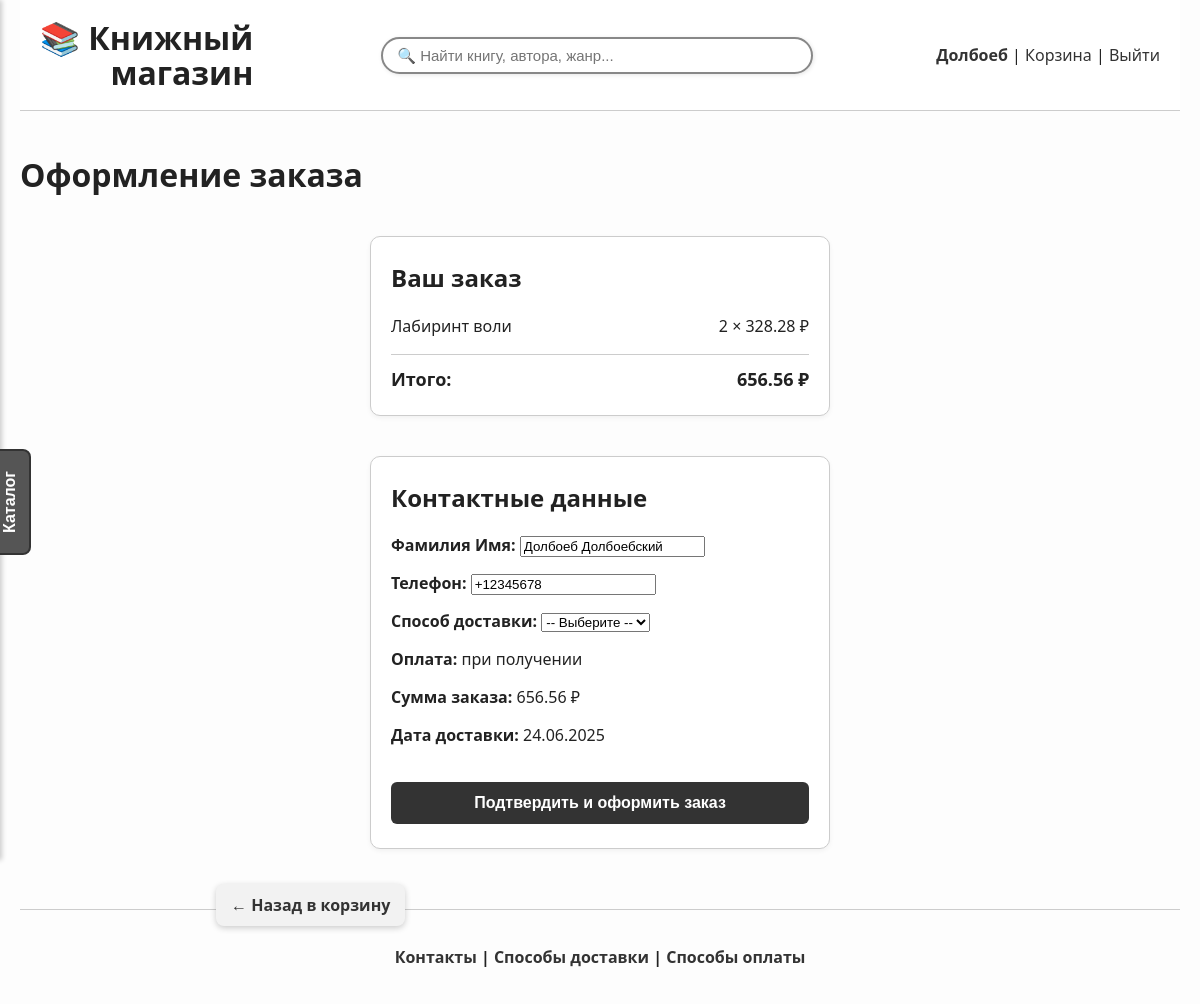
/checkout (signed in), run on the app's committed database.
### app/models.py (models this page shows, shortened)
class User(db.Model, UserMixin):
    id = db.Column(db.Integer, primary_key=True)
    first_name = db.Column(db.String(50), nullable=False)
    last_name = db.Column(db.String(50), nullable=False)
    email = db.Column(db.String(120), unique=True, nullable=False)
    phone = db.Column(db.String(20))
    password = db.Column(db.String(100), nullable=False)
    cart_items = db.relationship('CartItem', back_populates='user', cascade='all, delete-orphan', passive_deletes=True)
    reviews = db.relationship('Review', backref='user', cascade='all, delete-orphan', passive_deletes=True)
    orders = db.relationship('Order', back_populates='user', cascade='all, delete-orphan', passive_deletes=True)

class CartItem(db.Model):
    id = db.Column(db.Integer, primary_key=True)
    user_id = db.Column(db.Integer, db.ForeignKey('user.id', ondelete="CASCADE"), nullable=False)
    book_id = db.Column(db.Integer, db.ForeignKey('book.id'), nullable=False)
    quantity = db.Column(db.Integer, default=1)
    user = db.relationship('User', back_populates='cart_items')
    book = db.relationship('Book')

class Book(db.Model):
    id = db.Column(db.Integer, primary_key=True)
    title = db.Column(db.String(120))
    author = db.Column(db.String(120))
    year = db.Column(db.Integer)
    price = db.Column(db.Float)
    genre = db.Column(db.String(100))
    category = db.Column(db.String(100))
    cover = db.Column(db.String(255))
    description = db.Column(db.Text)
    rating = db.Column(db.Float)

### app/routes.py (the view, shortened to what this page needs)
@app.route('/checkout', methods=['GET', 'POST'])
@login_required
def checkout():
    selected_ids = session.get('selected_ids')
    if selected_ids:
        cart_items = CartItem.query.filter(
            CartItem.id.in_(selected_ids),
            CartItem.user_id == current_user.id
        ).all()
    else:
        cart_items = CartItem.query.filter_by(user_id=current_user.id).all()
    total = round(sum(item.book.price * item.quantity for item in cart_items), 2)
    delivery_date = datetime.utcnow().date().strftime("%d.%m.%Y")
    return render_template('checkout.html', cart_items=cart_items, total=total, delivery_date=delivery_date)

### app/__init__.py (called while the page is built)
@login_manager.user_loader
def load_user(user_id):
    return User.query.get(int(user_id))

### app/routes.py (called while the page is built)
@app.context_processor
def inject_genres():
    return dict(genres=[g[0] for g in db.session.query(Book.genre).distinct() if g[0]])

### app/templates/checkout.html (shortened to what this page needs)
{% extends 'base.html' %}
{% block content %}
<h1 class="page-title">Оформление заказа</h1>
{% if cart_items %}
<div class="order-summary-box card">
  <h2 style="margin-top: 0;">Ваш заказ</h2>
  <div class="order-list">
    {% for item in cart_items %}
    <div class="order-item">
      <span class="item-title">{{ item.book.title }}</span>
      <span class="item-price">{{ item.quantity }} × {{ item.book.price }} ₽</span>
    </div>
    {% endfor %}
  </div>
  <div class="order-total">
    <span>Итого:</span>
    <span>{{ "%.2f"|format(total) }} ₽</span>
  </div>
</div>
<form method="post" action="{{ url_for('confirm_order') }}" class="checkout-form card">
  <h2 style="margin-top: 0;">Контактные данные</h2>
  <div class="form-group">
    <label>Фамилия Имя:
      <input type="text" name="name" value="{{ current_user.first_name or '' }} {{ current_user.last_name or '' }}" required>
    </label>
  </div>
  <div class="form-group">
    <label>Телефон:
      <input type="tel" name="phone" value="{{ current_user.phone or '' }}" required>
    </label>
  </div>
  <div class="form-group">
    <label>Способ доставки:
      <select name="delivery_method" id="delivery-method" required onchange="toggleDeliveryFields()">
        <option value="">-- Выберите --</option>
      </select>
    </label>
  </div>
  <div class="form-group">
    <p><strong>Оплата:</strong> при получении</p>
    <p><strong>Сумма заказа:</strong> {{ "%.2f"|format(total) }} ₽</p>
    <p><strong>Дата доставки:</strong> {{ delivery_date }}</p>
  </div>
  <button type="submit" class="cart-submit-button">Подтвердить и оформить заказ</button>
</form>
{% else %}
<p>Нет товаров для оформления.</p>
{% endif %}
<a href="{{ url_for('view_cart') }}" class="floating-back-button">← Назад в корзину</a>
{% endblock %}

### app/templates/base.html (shortened to what this page needs)
<!DOCTYPE html>
<html lang="ru">
<head>
        <link rel="stylesheet" href="{{ url_for('static', filename='styles.css') }}">
</head>
<body>
<div class="wrapper">
<header style="padding: 20px;">
    <div style="
        display: flex;
        flex-wrap: wrap;
        align-items: center;
        justify-content: space-between;
        gap: 20px;
    ">
        <div style="flex-shrink: 0;">
            <a href="{{ url_for('index') }}" style="text-decoration: none; color: inherit;">
                <h1 style="margin: 0; line-height: 1.1; white-space: nowrap; text-align: right;">
                    📚 Книжный<br>магазин
                </h1>
            </a>
        </div>
        <div style="
            display: flex;
            flex: 1;
            min-width: 250px;
            flex-wrap: wrap;
            justify-content: flex-end;
            align-items: center;
            gap: 15px;
        ">
            <form action="{{ url_for('search') }}" method="get" style="
                flex: 1;
                min-width: 200px;
                display: flex;
                justify-content: center;
            ">
                <input type="text" name="q"
                    placeholder="🔍 Найти книгу, автора, жанр..."
                    value="{{ request.args.get('q', '') }}"
                    style="
                        width: 100%;
                        max-width: 400px;
                        padding: 8px 14px;
                        border: 2px solid #888;
                        border-radius: 25px;
                        font-size: 15px;
                        box-shadow: 1px 1px 4px rgba(0,0,0,0.1);
                        transition: 0.3s ease;
                    "
                    onfocus="this.style.borderColor='#444'; this.style.boxShadow='0 0 8px rgba(0,0,0,0.2)'"
                    onblur="this.style.borderColor='#888'; this.style.boxShadow='1px 1px 4px rgba(0,0,0,0.1)'">
            </form>
            <div style="white-space: nowrap;">
                {% if current_user.is_authenticated %}
                    <a href="{{ url_for('profile') }}"><strong>{{ current_user.first_name }}</strong></a> |
                    <a href="{{ url_for('view_cart') }}">Корзина</a> |
                    <a href="{{ url_for('logout') }}">Выйти</a>
                {% else %}
                    <a href="{{ url_for('login') }}">Вход</a> |
                    <a href="{{ url_for('register') }}">Регистрация</a>
                {% endif %}
            </div>
        </div>
    </div>
</header>
<button onclick="toggleSidebar()" id="catalog-button">Каталог</button>
<div class="container">
    <main class="main-content">
        {% block content %}{% endblock %}
    </main>
</div>
<footer>
    <div class="footer-inner">
        <p>
            <a href="{{ url_for('contacts') }}">Контакты</a> |
            <a href="{{ url_for('delivery') }}">Способы доставки</a> |
            <a href="{{ url_for('payment') }}">Способы оплаты</a>
        </p>
    </div>
</footer>
</div>
</body>
</html>

### app/static/styles.css (style rules this page uses)
html, body { height: 100%; margin: 0; padding: 0; font-family: 'Segoe UI', Tahoma, Geneva, Verdana, sans-serif; background-color: #fdfdfd; color: #222; }
.wrapper { display: flex; flex-direction: column; min-height: 100vh; max-width: 1200px; margin: 0 auto; padding: 0 20px; }
header { background-color: white; border-bottom: 1px solid #ccc; padding: 20px; }
footer { padding: 20px 0; width: 100%; font-weight: bold; border-top: 1px solid #ccc; }
footer a { font-weight: bold; }
.footer-inner { max-width: 100%; margin: 0 auto; padding: 0 20px; text-align: center; }
.container { flex: 1; display: flex; flex-direction: column; gap: 20px; }
.main-content { flex: 1; padding: 20px 0; }
#catalog-button { position: fixed; top: 50%; left: 10px; transform: translate(-50%, -50%) rotate(-90deg); transform-origin: center; padding: 10px 20px; font-size: 16px; font-weight: bold; border: 2px solid #333; border-radius: 8px; cursor: pointer; z-index: 2000; background-color: #555; }
a { color: #333; text-decoration: none; }
.card { background: #fff; border: 1px solid #ccc; border-radius: 10px; padding: 24px 20px; margin: 40px auto; box-shadow: 0 2px 5px rgba(0, 0, 0, 0.05); max-width: 460px; box-sizing: border-box; }
.card h2 { margin: 0 0 20px 0; text-align: left; }
.card .form-group { margin-bottom: 15px; width: 100%; }
.form-group { margin-bottom: 15px; }
label { display: block; margin-bottom: 5px; font-weight: 600; }
button { padding: 10px 18px; border: none; border-radius: 6px; background-color: #333; color: white; cursor: pointer; font-weight: bold; transition: background-color 0.2s ease; }
.cart-submit-button { margin-top: 20px; width: 100%; padding: 12px; font-size: 16px; font-weight: bold; cursor: pointer; }
.order-list { display: flex; flex-direction: column; gap: 10px; margin-bottom: 15px; }
.order-item { display: flex; justify-content: space-between; font-size: 16px; line-height: 1.6; }
.order-item .item-title { font-weight: 500; max-width: 70%; word-break: break-word; }
.order-item .item-price { white-space: nowrap; font-weight: 500; }
.order-total { display: flex; justify-content: space-between; padding-top: 12px; margin-top: 10px; border-top: 1px solid #ccc; font-size: 18px; font-weight: bold; }
.floating-back-button { position: fixed; top: 88%; left: 18%; z-index: 999; background-color: #f2f2f2; color: #333; padding: 10px 15px; border-radius: 8px; text-decoration: none; box-shadow: 0 2px 6px rgba(0,0,0,0.2); font-weight: bold; transition: background-color 0.2s ease; }

### data on the page
User: first_name "Долбоеб", name "Долбоеб Долбоебский", phone "+12345678"
CartItem: book "Лабиринт воли", quantity "2", book.price "328.28"

### other printed values
{{ "%.2f"|format(total) }} "656.56"
